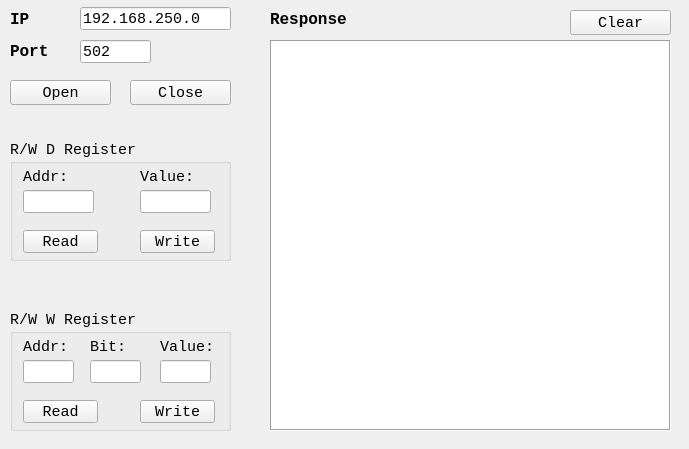
<?xml version="1.0" encoding="UTF-8"?>
<ui version="4.0">
 <class>Form</class>
 <widget class="QWidget" name="Form">
  <property name="geometry">
   <rect>
    <x>0</x>
    <y>0</y>
    <width>689</width>
    <height>449</height>
   </rect>
  </property>
  <property name="minimumSize">
   <size>
    <width>689</width>
    <height>449</height>
   </size>
  </property>
  <property name="maximumSize">
   <size>
    <width>689</width>
    <height>449</height>
   </size>
  </property>
  <property name="font">
   <font>
    <family>Courier New</family>
   </font>
  </property>
  <property name="windowTitle">
   <string>Omron_pyModbus TCP/IP</string>
  </property>
  <widget class="QLabel" name="label">
   <property name="geometry">
    <rect>
     <x>10</x>
     <y>11</y>
     <width>41</width>
     <height>16</height>
    </rect>
   </property>
   <property name="font">
    <font>
     <family>Courier New</family>
     <pointsize>12</pointsize>
     <weight>75</weight>
     <bold>true</bold>
    </font>
   </property>
   <property name="text">
    <string>IP</string>
   </property>
  </widget>
  <widget class="QLabel" name="label_2">
   <property name="geometry">
    <rect>
     <x>10</x>
     <y>43</y>
     <width>51</width>
     <height>16</height>
    </rect>
   </property>
   <property name="font">
    <font>
     <family>Courier New</family>
     <pointsize>12</pointsize>
     <weight>75</weight>
     <bold>true</bold>
    </font>
   </property>
   <property name="text">
    <string>Port</string>
   </property>
  </widget>
  <widget class="QLineEdit" name="ipTxt">
   <property name="geometry">
    <rect>
     <x>80</x>
     <y>7</y>
     <width>151</width>
     <height>23</height>
    </rect>
   </property>
   <property name="font">
    <font>
     <pointsize>11</pointsize>
    </font>
   </property>
   <property name="inputMask">
    <string/>
   </property>
   <property name="text">
    <string>192.168.250.0</string>
   </property>
   <property name="maxLength">
    <number>16</number>
   </property>
   <property name="cursorMoveStyle">
    <enum>Qt::LogicalMoveStyle</enum>
   </property>
  </widget>
  <widget class="QLineEdit" name="portTxt">
   <property name="geometry">
    <rect>
     <x>80</x>
     <y>40</y>
     <width>71</width>
     <height>23</height>
    </rect>
   </property>
   <property name="font">
    <font>
     <pointsize>11</pointsize>
    </font>
   </property>
   <property name="inputMethodHints">
    <set>Qt::ImhNone</set>
   </property>
   <property name="inputMask">
    <string/>
   </property>
   <property name="text">
    <string>502</string>
   </property>
   <property name="maxLength">
    <number>32767</number>
   </property>
   <property name="echoMode">
    <enum>QLineEdit::Normal</enum>
   </property>
  </widget>
  <widget class="QPushButton" name="openBtn">
   <property name="geometry">
    <rect>
     <x>10</x>
     <y>80</y>
     <width>101</width>
     <height>25</height>
    </rect>
   </property>
   <property name="font">
    <font>
     <pointsize>11</pointsize>
    </font>
   </property>
   <property name="text">
    <string>Open</string>
   </property>
  </widget>
  <widget class="QPushButton" name="closeBtn">
   <property name="enabled">
    <bool>true</bool>
   </property>
   <property name="geometry">
    <rect>
     <x>130</x>
     <y>80</y>
     <width>101</width>
     <height>25</height>
    </rect>
   </property>
   <property name="font">
    <font>
     <pointsize>11</pointsize>
    </font>
   </property>
   <property name="text">
    <string>Close</string>
   </property>
  </widget>
  <widget class="QGroupBox" name="rwDregister">
   <property name="geometry">
    <rect>
     <x>10</x>
     <y>140</y>
     <width>221</width>
     <height>121</height>
    </rect>
   </property>
   <property name="font">
    <font>
     <pointsize>11</pointsize>
    </font>
   </property>
   <property name="title">
    <string>R/W D Register</string>
   </property>
   <widget class="QPushButton" name="dReadBtn">
    <property name="geometry">
     <rect>
      <x>13</x>
      <y>90</y>
      <width>75</width>
      <height>23</height>
     </rect>
    </property>
    <property name="text">
     <string>Read</string>
    </property>
   </widget>
   <widget class="QPushButton" name="dWriteBtn">
    <property name="geometry">
     <rect>
      <x>130</x>
      <y>90</y>
      <width>75</width>
      <height>23</height>
     </rect>
    </property>
    <property name="text">
     <string>Write</string>
    </property>
   </widget>
   <widget class="QLabel" name="label_3">
    <property name="geometry">
     <rect>
      <x>13</x>
      <y>30</y>
      <width>47</width>
      <height>13</height>
     </rect>
    </property>
    <property name="font">
     <font>
      <underline>true</underline>
     </font>
    </property>
    <property name="text">
     <string>Addr:</string>
    </property>
   </widget>
   <widget class="QLineEdit" name="dAddrTxt">
    <property name="geometry">
     <rect>
      <x>13</x>
      <y>50</y>
      <width>71</width>
      <height>23</height>
     </rect>
    </property>
   </widget>
   <widget class="QLabel" name="label_8">
    <property name="geometry">
     <rect>
      <x>130</x>
      <y>30</y>
      <width>61</width>
      <height>13</height>
     </rect>
    </property>
    <property name="font">
     <font>
      <underline>true</underline>
     </font>
    </property>
    <property name="text">
     <string>Value:</string>
    </property>
   </widget>
   <widget class="QLineEdit" name="dValTxt">
    <property name="geometry">
     <rect>
      <x>130</x>
      <y>50</y>
      <width>71</width>
      <height>23</height>
     </rect>
    </property>
   </widget>
  </widget>
  <widget class="QGroupBox" name="rwWregister">
   <property name="geometry">
    <rect>
     <x>10</x>
     <y>310</y>
     <width>221</width>
     <height>121</height>
    </rect>
   </property>
   <property name="font">
    <font>
     <pointsize>11</pointsize>
     <weight>50</weight>
     <bold>false</bold>
    </font>
   </property>
   <property name="title">
    <string>R/W W Register</string>
   </property>
   <widget class="QLabel" name="label_5">
    <property name="geometry">
     <rect>
      <x>13</x>
      <y>30</y>
      <width>47</width>
      <height>13</height>
     </rect>
    </property>
    <property name="font">
     <font>
      <pointsize>11</pointsize>
      <underline>true</underline>
     </font>
    </property>
    <property name="text">
     <string>Addr:</string>
    </property>
   </widget>
   <widget class="QLineEdit" name="wAddrTxt">
    <property name="geometry">
     <rect>
      <x>13</x>
      <y>50</y>
      <width>51</width>
      <height>23</height>
     </rect>
    </property>
   </widget>
   <widget class="QLabel" name="label_6">
    <property name="geometry">
     <rect>
      <x>80</x>
      <y>30</y>
      <width>47</width>
      <height>13</height>
     </rect>
    </property>
    <property name="font">
     <font>
      <underline>true</underline>
     </font>
    </property>
    <property name="text">
     <string>Bit:</string>
    </property>
   </widget>
   <widget class="QLineEdit" name="wBitTxt">
    <property name="geometry">
     <rect>
      <x>80</x>
      <y>50</y>
      <width>51</width>
      <height>23</height>
     </rect>
    </property>
   </widget>
   <widget class="QPushButton" name="wReadBtn">
    <property name="geometry">
     <rect>
      <x>13</x>
      <y>90</y>
      <width>75</width>
      <height>23</height>
     </rect>
    </property>
    <property name="text">
     <string>Read</string>
    </property>
   </widget>
   <widget class="QPushButton" name="wWriteBtn">
    <property name="geometry">
     <rect>
      <x>130</x>
      <y>90</y>
      <width>75</width>
      <height>23</height>
     </rect>
    </property>
    <property name="text">
     <string>Write</string>
    </property>
   </widget>
   <widget class="QLabel" name="label_7">
    <property name="geometry">
     <rect>
      <x>150</x>
      <y>30</y>
      <width>61</width>
      <height>13</height>
     </rect>
    </property>
    <property name="font">
     <font>
      <underline>true</underline>
     </font>
    </property>
    <property name="text">
     <string>Value:</string>
    </property>
   </widget>
   <widget class="QLineEdit" name="wValTxt">
    <property name="geometry">
     <rect>
      <x>150</x>
      <y>50</y>
      <width>51</width>
      <height>23</height>
     </rect>
    </property>
   </widget>
  </widget>
  <widget class="QTextEdit" name="outputTxt">
   <property name="enabled">
    <bool>true</bool>
   </property>
   <property name="geometry">
    <rect>
     <x>270</x>
     <y>40</y>
     <width>401</width>
     <height>391</height>
    </rect>
   </property>
   <property name="font">
    <font>
     <pointsize>11</pointsize>
    </font>
   </property>
   <property name="mouseTracking">
    <bool>false</bool>
   </property>
   <property name="inputMethodHints">
    <set>Qt::ImhMultiLine</set>
   </property>
   <property name="frameShape">
    <enum>QFrame::Box</enum>
   </property>
   <property name="readOnly">
    <bool>true</bool>
   </property>
  </widget>
  <widget class="QLabel" name="label_9">
   <property name="geometry">
    <rect>
     <x>270</x>
     <y>11</y>
     <width>101</width>
     <height>16</height>
    </rect>
   </property>
   <property name="font">
    <font>
     <family>Courier New</family>
     <pointsize>12</pointsize>
     <weight>75</weight>
     <bold>true</bold>
    </font>
   </property>
   <property name="text">
    <string>Response</string>
   </property>
  </widget>
  <widget class="QPushButton" name="clearBtn">
   <property name="enabled">
    <bool>true</bool>
   </property>
   <property name="geometry">
    <rect>
     <x>570</x>
     <y>10</y>
     <width>101</width>
     <height>25</height>
    </rect>
   </property>
   <property name="font">
    <font>
     <pointsize>11</pointsize>
    </font>
   </property>
   <property name="text">
    <string>Clear</string>
   </property>
  </widget>
 </widget>
 <resources/>
 <connections/>
</ui>
